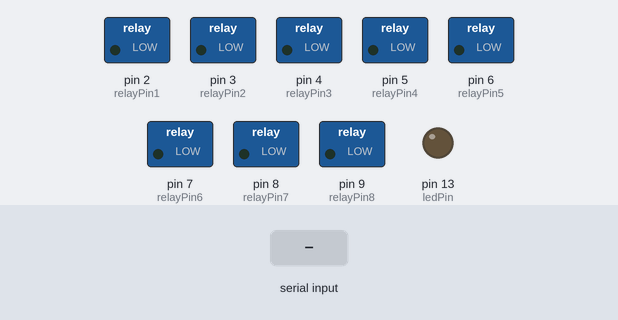
Recording of a sketch running on a simulated Arduino Uno, built with avr-gcc and run on an emulated ATmega328P. On the bench: switched loads named in the sketch (green lamp = pin HIGH), output pins drawn as LEDs (lit = HIGH). The test bench sets the inputs (shaded band).

Above: at 1.2 s.
1.3 s: "1" received over Serial
At 2.8 s:
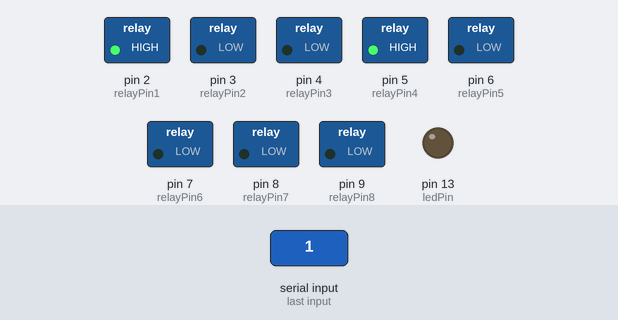
3.8 s: "0" received over Serial
At 5.9 s:
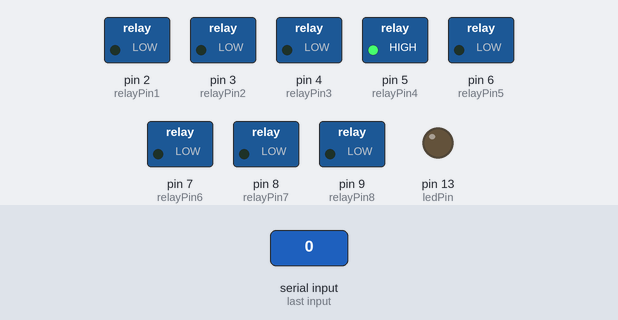
Timing chart, 0 to 7.4 s (numbered marks = the images above; inputs shaded):
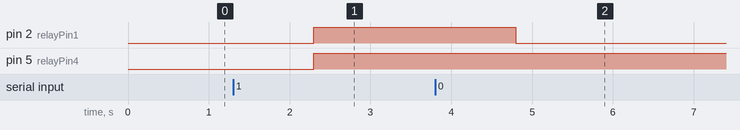

The sketch:

piComm.ino
```cpp
// Libraries
// Don't need this for now
//#include <readSerialMessage.h>

// Define Pins
const int relayPin1 = 2;
const int relayPin2 = 3;
const int relayPin3 = 4;
const int relayPin4 = 5;
const int relayPin5 = 6;
const int relayPin6 = 7;
const int relayPin7 = 8;
const int relayPin8 = 9;
const int relayPins[] = {2,3,4,5,6,7,8,9};

const int ledPin = LED_BUILTIN;

// Constants
const int nRelays = 8;

// Variables
int relayCmds[nRelays];
char cmds[8];

void setup() {

   // Set output pins for relays
   for (int i=0; i<nRelays; i++) {
    pinMode(relayPins[i],OUTPUT);
   }
   pinMode(ledPin,OUTPUT);

   // Start the Serial communication
   Serial.begin(57600);
}

void loop() {

   if (Serial.available() > 0) {
    // Read in a string of data
    Serial.readBytes(cmds,8);
    //Serial.println(cmds);

    // Default the command to 0 unless given a specific command
    for (int i = 0; i<nRelays; i++) {
      relayCmds[i] = 0;
    }
    // Default pin 4 to opposite polarity
    // There is an unknown problem with the 4th relay
    relayCmds[3] = 1;


    // Loop through the received command and set the appropriate command for the relay
    for (int i = 0; i<(sizeof(cmds)); i++) {
      if (cmds[i] == '1') {
        relayCmds[i] = 1;
        // polarity on pin 4 is opposite
        if (i == 3) {
          relayCmds[i] = 0;
        }
      }
    }

//    // Check that commands were processed successfully
//    for (int k=0; k<nRelays; k++) {
//      Serial.print("The Command: ");
//      Serial.println(relayCmds[k]);
//    }

    // Send the commands to the relays
    cmdRelays(relayPins,nRelays,relayCmds);

//    Serial.flush();
   }

   // Uncomment this to only run loop once
   //while(1);


}

// This function writes the command data to the relay output pins
void cmdRelays(const int relayPins[], int nRelays, int relayCmds[]) {
  for (int i=0; i<nRelays; i++) {
    digitalWrite(relayPins[i],relayCmds[i]);
  }
}

// This function can be used to manually set the values of the relay commands
void setRelays(unsigned char R1, unsigned char R2, unsigned char R3, unsigned char R4,
               unsigned char R5, unsigned char R6, unsigned char R7, unsigned char R8) {
  digitalWrite(relayPin1, R1);
  digitalWrite(relayPin2, R2);
  digitalWrite(relayPin3, R3);
  digitalWrite(relayPin4, R4);
  digitalWrite(relayPin5, R5);
  digitalWrite(relayPin6, R6);
  digitalWrite(relayPin7, R7);
  digitalWrite(relayPin8, R8);
}
```

Measured:
- after the input at 1.3 s, pin 2 (relayPin1), pin 5 (relayPin4): LOW → HIGH after 1.0 s
- after the input at 3.8 s, pin 2 (relayPin1): HIGH → LOW after 1.0 s
